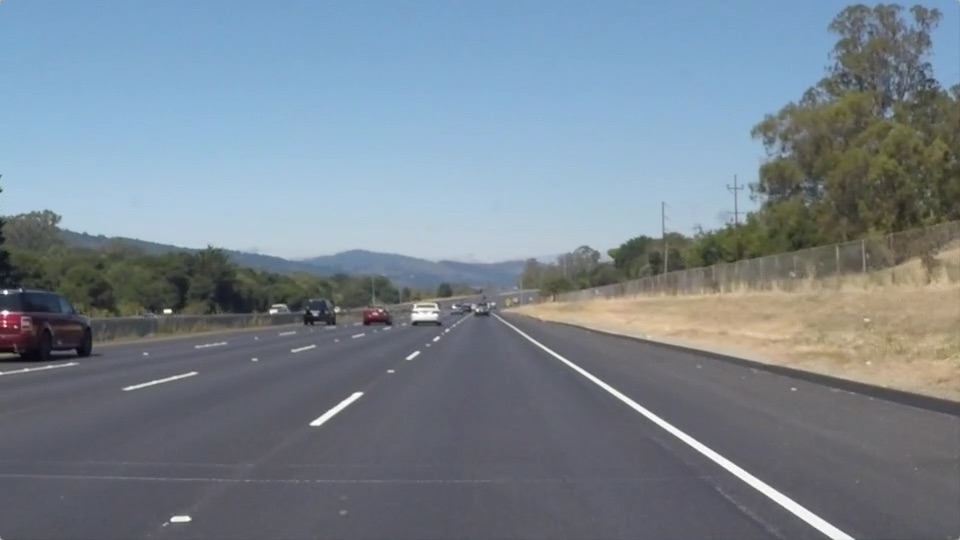
#> input picture test_images/solidWhiteRight.jpg, 960 x 540 px
$ python -i P1.py   (imports and definitions only)
#> lines starting #> are read from the running program, lines starting #| are printed output that depends on the picture; after the words box and inside, x2 and y2 are one past the last pixel; in counts of white or black regions, pixels touching at a corner belong together
#!/usr/bin/env python
# coding: utf-8

# # Self-Driving Car Engineer Nanodegree
#
#
# ## Project: **Finding Lane Lines on the Road**
# ***
# In this project, you will use the tools you learned about in the lesson to identify lane lines on the road.  You can develop your pipeline on a series of individual images, and later apply the result to a video stream (really just a series of images). Check out the video clip "raw-lines-example.mp4" (also contained in this repository) to see what the output should look like after using the helper functions below.
#
# Once you have a result that looks roughly like "raw-lines-example.mp4", you'll need to get creative and try to average and/or extrapolate the line segments you've detected to map out the full extent of the lane lines.  You can see an example of the result you're going for in the video "P1_example.mp4".  Ultimately, you would like to draw just one line for the left side of the lane, and one for the right.
#
# In addition to implementing code, there is a brief writeup to complete. The writeup should be completed in a separate file, which can be either a markdown file or a pdf document. There is a [write up template](https://github.com/udacity/CarND-LaneLines-P1/blob/master/writeup_template.md) that can be used to guide the writing process. Completing both the code in the Ipython notebook and the writeup template will cover all of the [rubric points](https://review.udacity.com/#!/rubrics/322/view) for this project.
#
# ---
# Let's have a look at our first image called 'test_images/solidWhiteRight.jpg'.  Run the 2 cells below (hit Shift-Enter or the "play" button above) to display the image.
#
# **Note: If, at any point, you encounter frozen display windows or other confounding issues, you can always start again with a clean slate by going to the "Kernel" menu above and selecting "Restart & Clear Output".**
#
# ---

# **The tools you have are color selection, region of interest selection, grayscaling, Gaussian smoothing, Canny Edge Detection and Hough Tranform line detection.  You  are also free to explore and try other techniques that were not presented in the lesson.  Your goal is piece together a pipeline to detect the line segments in the image, then average/extrapolate them and draw them onto the image for display (as below).  Once you have a working pipeline, try it out on the video stream below.**
#
# ---
#
# <figure>
#  <img src="examples/line-segments-example.jpg" width="380" alt="Combined Image" />
#  <figcaption>
#  <p></p>
#  <p style="text-align: center;"> Your output should look something like this (above) after detecting line segments using the helper functions below </p>
#  </figcaption>
# </figure>
#  <p></p>
# <figure>
#  <img src="examples/laneLines_thirdPass.jpg" width="380" alt="Combined Image" />
#  <figcaption>
#  <p></p>
#  <p style="text-align: center;"> Your goal is to connect/average/extrapolate line segments to get output like this</p>
#  </figcaption>
# </figure>

# **Run the cell below to import some packages.  If you get an `import error` for a package you've already installed, try changing your kernel (select the Kernel menu above --> Change Kernel).  Still have problems?  Try relaunching Jupyter Notebook from the terminal prompt.  Also, consult the forums for more troubleshooting tips.**

# ## Import Packages

# In[102]:


#importing some useful packages
import matplotlib.pyplot as plt
import matplotlib.image as mpimg
import numpy as np
import cv2
# [14 lines not run here, left out]


# ## Ideas for Lane Detection Pipeline

# **Some OpenCV functions (beyond those introduced in the lesson) that might be useful for this project are:**
#
# `cv2.inRange()` for color selection
# `cv2.fillPoly()` for regions selection
# `cv2.line()` to draw lines on an image given endpoints
# `cv2.addWeighted()` to coadd / overlay two images
# `cv2.cvtColor()` to grayscale or change color
# `cv2.imwrite()` to output images to file
# `cv2.bitwise_and()` to apply a mask to an image
#
# **Check out the OpenCV documentation to learn about these and discover even more awesome functionality!**

# ## Helper Functions

# Below are some helper functions to help get you started. They should look familiar from the lesson!

# In[104]:


import math

def grayscale(img):
    """Applies the Grayscale transform
    This will return an image with only one color channel
    but NOTE: to see the returned image as grayscale
    (assuming your grayscaled image is called 'gray')
    you should call plt.imshow(gray, cmap='gray')"""
    return cv2.cvtColor(img, cv2.COLOR_RGB2GRAY)
    # Or use BGR2GRAY if you read an image with cv2.imread()
    # return cv2.cvtColor(img, cv2.COLOR_BGR2GRAY)

def canny(img, low_threshold, high_threshold):
    """Applies the Canny transform"""
    return cv2.Canny(img, low_threshold, high_threshold)

def gaussian_blur(img, kernel_size):
    """Applies a Gaussian Noise kernel"""
    return cv2.GaussianBlur(img, (kernel_size, kernel_size), 0)

# [105 lines left out: functions region_of_interest, extrapolate_draw, draw_lines, hough_lines, weighted_img, not called in this run]


# ## Build a Lane Finding Pipeline
#
#

# Build the pipeline and run your solution on all test_images. Make copies into the `test_images_output` directory, and you can use the images in your writeup report.
#
# Try tuning the various parameters, especially the low and high Canny thresholds as well as the Hough lines parameters.

# In[120]:


# TODO: Build your pipeline that will draw lane lines on the test_images
# then save them to the test_images_output directory.

def lane_finding(img):
        # grayscale conversion
    gray_img = grayscale(img)

    # define kernel size and apply a gaussian blur
    kernel_size = 5
    gray_img_blur = gaussian_blur(gray_img, kernel_size)

    # Canny edge detector
    low_threshold = 40
    high_threshold = 80
    edges = canny(gray_img_blur, low_threshold, high_threshold)

    # region of interest
    vertices = np.array([[(0,image.shape[0]),(450, 320), (490, 320), (image.shape[1],image.shape[0])]], dtype=np.int32) # we define a polygon for masking
    region_masking = region_of_interest(edges, vertices)

    # apply Hough on edge detected in the region of interest

    # the Hough transform parameters
    rho = 1 # distance resolution in pixels of the Hough grid
    theta = np.pi/180 # angular resolution in radians of the Hough grid
    threshold = 40     # minimum number of votes (intersections in Hough grid cell)
    min_line_len = 30 #minimum number of pixels making up a line
    max_line_gap = 300    # maximum gap in pixels between connectable line segments
    lines = hough_lines(region_masking, rho, theta, threshold, min_line_len, max_line_gap)

    # drawing line on top
    lines_edges = weighted_img(lines, img)

    return lines_edges


# looping through each image in test_images directory
import os
# [10 lines not run here, left out]


# ## Test on Videos
#
# You know what's cooler than drawing lanes over images? Drawing lanes over video!
#
# We can test our solution on two provided videos:
#
# `solidWhiteRight.mp4`
#
# `solidYellowLeft.mp4`
#
# **Note: if you get an import error when you run the next cell, try changing your kernel (select the Kernel menu above --> Change Kernel). Still have problems? Try relaunching Jupyter Notebook from the terminal prompt. Also, consult the forums for more troubleshooting tips.**
#
# **If you get an error that looks like this:**
# ```
# NeedDownloadError: Need ffmpeg exe.
# You can download it by calling:
# imageio.plugins.ffmpeg.download()
# ```
# **Follow the instructions in the error message and check out [this forum post](https://discussions.udacity.com/t/project-error-of-test-on-videos/274082) for more troubleshooting tips across operating systems.**

# In[121]:


# Import everything needed to edit/save/watch video clips
from moviepy.editor import VideoFileClip
from IPython.display import HTML


# In[122]:


# [8 lines left out: function process_image, not called in this run]


# Let's try the one with the solid white lane on the right first ...

# In[123]:


white_output = 'test_videos_output/solidWhiteRight.mp4'
## To speed up the testing process you may want to try your pipeline on a shorter subclip of the video
## To do so add .subclip(start_second,end_second) to the end of the line below
## Where start_second and end_second are integer values representing the start and end of the subclip
## You may also uncomment the following line for a subclip of the first 5 seconds
##clip1 = VideoFileClip("test_videos/solidWhiteRight.mp4").subclip(0,5)
# [1 line that did not run here, left out]
# [1 line that did not run here, left out]
# [13 lines not run here, left out]


# ## Improve the draw_lines() function
#
# **At this point, if you were successful with making the pipeline and tuning parameters, you probably have the Hough line segments drawn onto the road, but what about identifying the full extent of the lane and marking it clearly as in the example video (P1_example.mp4)?  Think about defining a line to run the full length of the visible lane based on the line segments you identified with the Hough Transform. As mentioned previously, try to average and/or extrapolate the line segments you've detected to map out the full extent of the lane lines. You can see an example of the result you're going for in the video "P1_example.mp4".**
#
# **Go back and modify your draw_lines function accordingly and try re-running your pipeline. The new output should draw a single, solid line over the left lane line and a single, solid line over the right lane line. The lines should start from the bottom of the image and extend out to the top of the region of interest.**

# Now for the one with the solid yellow lane on the left. This one's more tricky!

# In[125]:


yellow_output = 'test_videos_output/solidYellowLeft.mp4'
## To speed up the testing process you may want to try your pipeline on a shorter subclip of the video
## To do so add .subclip(start_second,end_second) to the end of the line below
## Where start_second and end_second are integer values representing the start and end of the subclip
## You may also uncomment the following line for a subclip of the first 5 seconds
# clip2 = VideoFileClip('test_videos/solidYellowLeft.mp4').subclip(0,5)
# [1 line that did not run here, left out]
# [1 line that did not run here, left out]
# [11 lines not run here, left out]

>>> import cv2
>>> picture = cv2.cvtColor(cv2.imread('test_images/solidWhiteRight.jpg'), cv2.COLOR_BGR2RGB)
>>> result = lane_finding(picture)
#> in grayscale, `return cv2.cvtColor(img, cv2.COLOR_RGB2GRAY)`:
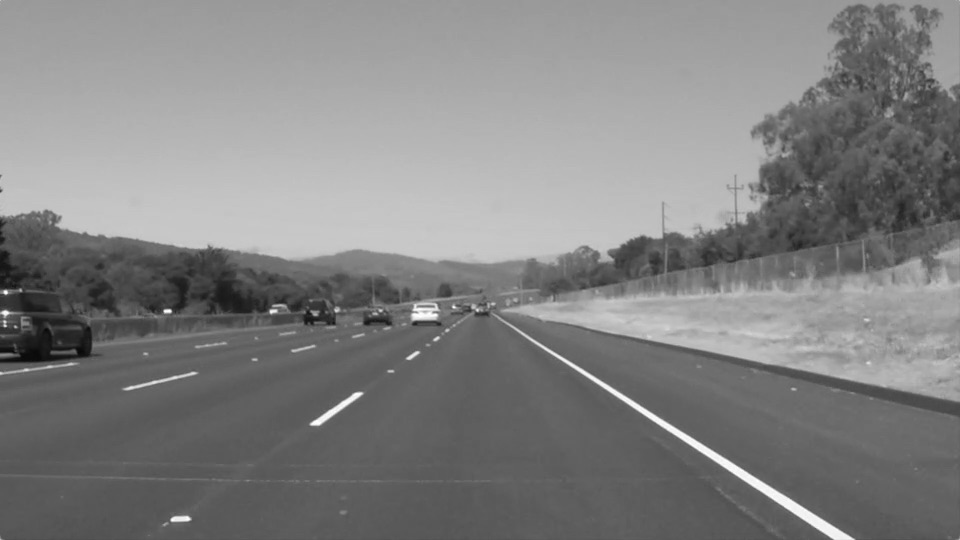
#> returned value: shape (540, 960); min 8, max 255, mean 130.1
#> in canny, `return cv2.Canny(img, low_threshold, high_threshold)`:
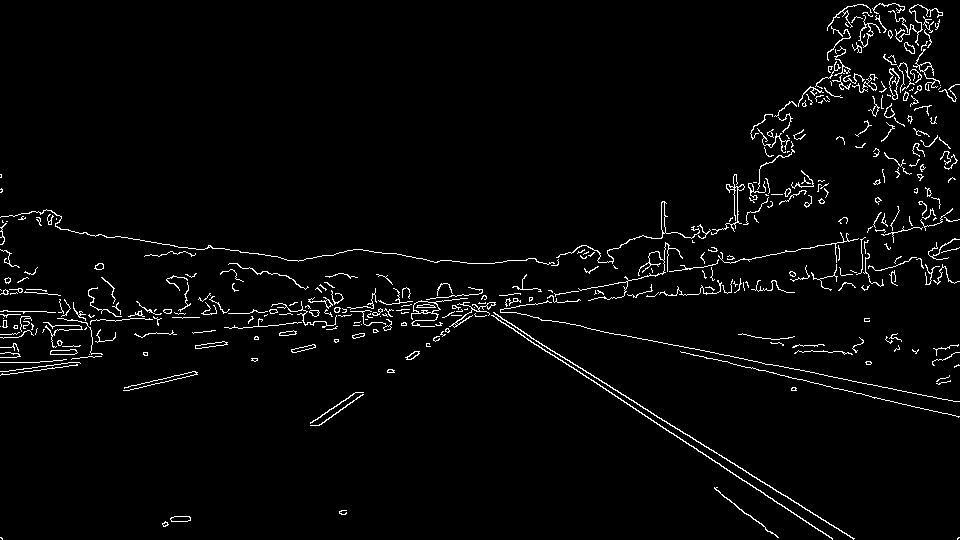
#> returned value: shape (540, 960); 2.8% white in thin lines or dots
#> (the run stopped early here; a loop or call above may not have finished)

$ run again, on test_images/solidYellowCurve2.jpg
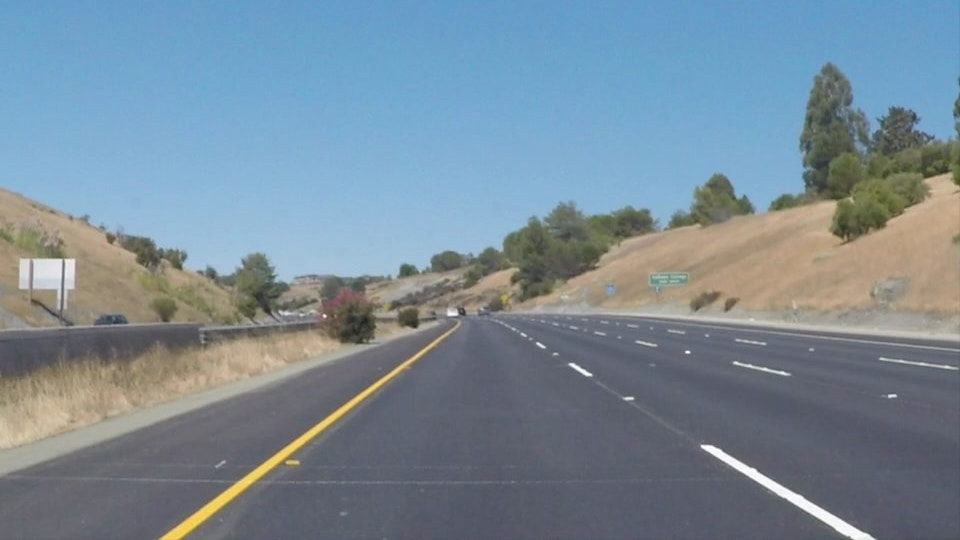
#> input picture test_images/solidYellowCurve2.jpg, 960 x 540 px
#> in grayscale, `return cv2.cvtColor(img, cv2.COLOR_RGB2GRAY)`:
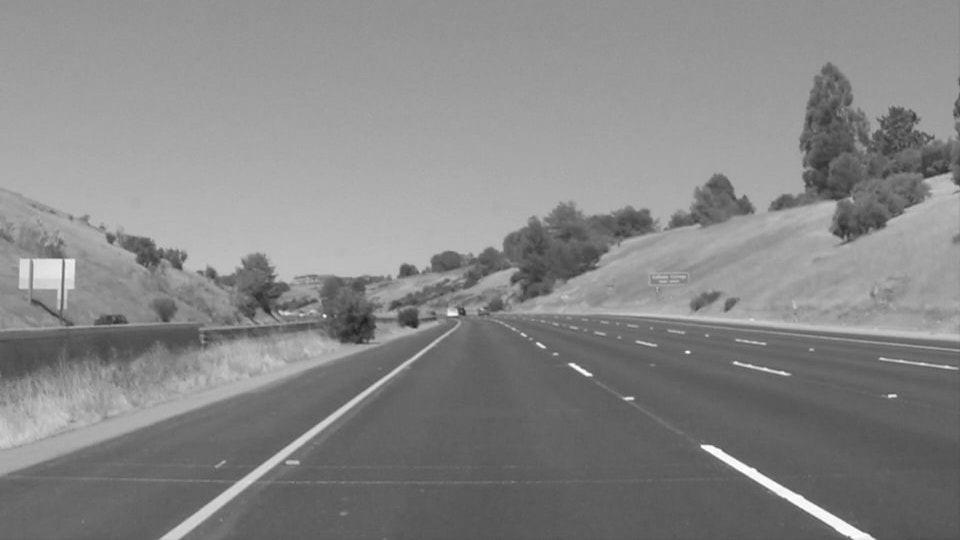
#> returned value: shape (540, 960); min 32, max 255, mean 134.7
#> in canny, `return cv2.Canny(img, low_threshold, high_threshold)`:
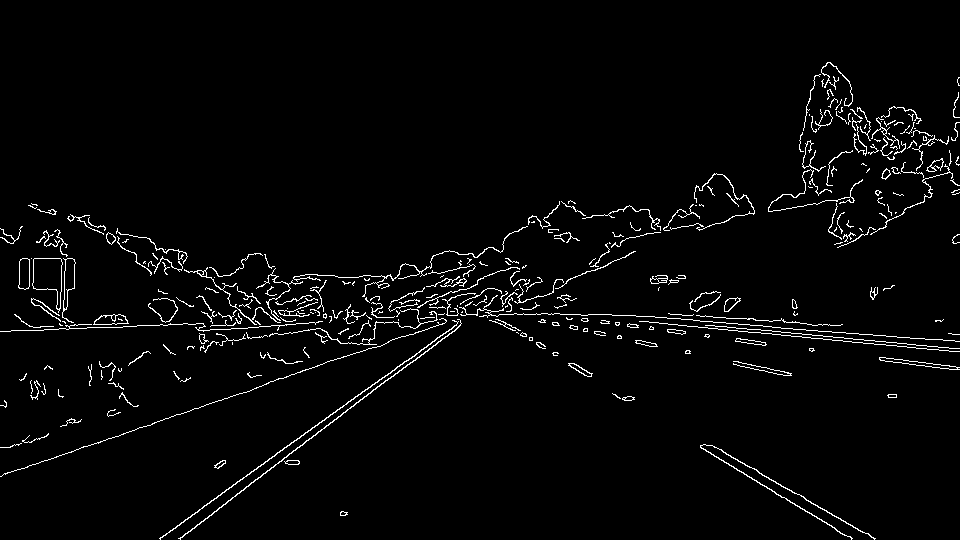
#> returned value: shape (540, 960); 2.8% white in thin lines or dots, all inside (x1, y1, x2, y2) = (0, 62, 960, 540)
